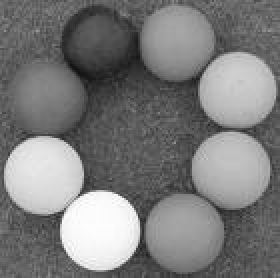
%> input picture Image Processing/balls1.tiff, 140 x 139 px (shown 2 times larger)
$ octave --eval "result = gaussEnhance(imread('../balls1.tiff'));"   (GNU Octave 9; MATLAB toolbox functions it lacks are replaced by stand-ins)
%> lines starting %> are read from the running program, lines starting %| are printed output that depends on the picture
### Image Processing/ex2/myMedian.m
function [newImg] = myMedian(img, rows, cols)

newImg = img;
%newImg = zeros(size(img));
% get the size of the image
[imgRows, imgCols] = size(img);
for i = 1:1:(imgRows - rows)
    for j = 1:1:(imgCols - cols)
        % get the median of the image in the borders of the filter
        median = myMedianCalc(img(i:1:i + rows - 1, j:1:j+cols - 1));
        % put the median value in the center of the filter
        newImg(i + floor(rows/2), j + floor(cols/2)) = median;
    end
end
end


% [22 lines of commented-out code are left out]

% [12 lines left out: function myMedianCalc, not called in this run]

### Image Processing/ex2/gaussEnhance.m
function [eImg, nImg] = gaussEnhance (img)
%
% the function uses 9 filters:
% three of the filters are myMedian filter of square sizes 3,5 and 7.
% we used vertical and horizontal masks to highlight the enterance of the
% house, and the sky.
% we also used diagonal filters to highlight the house roof (both
% directions).
% we used 2 average filters of square sizes 5 and 7 to give the pixel's
% surrounding a role in the pixel value (give it more volume).
[rows, cols] = size(img);
%> rows = 139; cols = 140
mean = 0;
var = 0.004;
% apply noise to the image
nImg = imnoise(img, 'gaussian', mean, var);
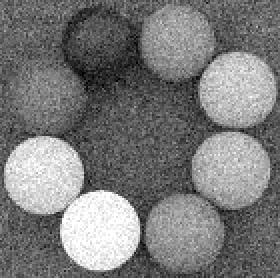
%> nImg: size 139x140 uint8 (shown 2 times larger); min 0, max 255, mean 122.8
% create masks
mask1=conv2(nImg,eye(7) / 7,'same');
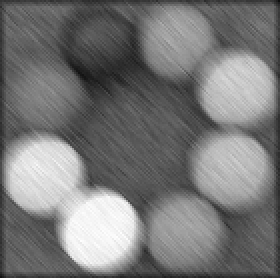
%> mask1: size 139x140 double (shown 2 times larger); min 13.43, max 255, mean 120.4
mask2=conv2(nImg,ones(7,1)/7,'same');
mask3=conv2(nImg,ones(1,9) / 9,'same');
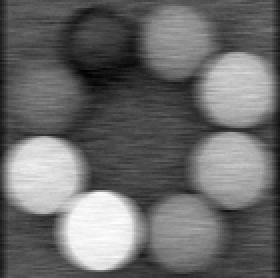
%> mask3: size 139x140 double (shown 2 times larger); min 24.11, max 255, mean 121.2; drawn with min black and max white
mask4=conv2(nImg,flipud(eye(7)) / 7,'same');
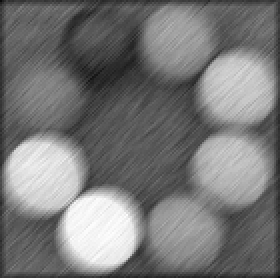
%> mask4: size 139x140 double (shown 2 times larger); min 11.86, max 254.9, mean 120.4
mask5 = myMedian(nImg, 3, 3);
%> after the loop in myMedian, `for i = 1:1:(imgRows - rows)`:
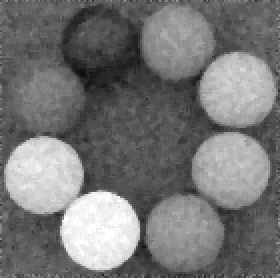
%> newImg: size 139x140 uint8 (shown 2 times larger); min 11, max 255, mean 117.9
mask6=conv2(nImg, ones(9,1) / 9,'same');
mask7=conv2(nImg,eye(5)/5,'same');
mask8 = myMedian(nImg, 5, 5);
%> call 2 of myMedian, with rows = 5, cols = 5
%> after the loop in myMedian (call 2), `for i = 1:1:(imgRows - rows)`:
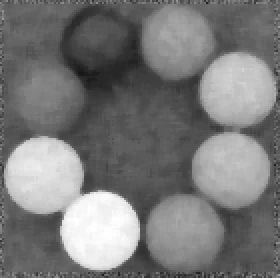
%> newImg: size 139x140 uint8 (shown 2 times larger); min 22, max 255, mean 121
mask9 = myMedian(nImg, 7, 7);
eImg = zeros(rows, cols);
% go over the picture and apply the best filter for each pixel
for r = 1 : rows
    for c = 1 : cols
        % create masks array
        convArr = [mask1(r, c), mask2(r, c),mask3(r, c),mask4(r, c),mask5(r, c),mask6(r, c),mask7(r, c),mask8(r, c),mask9(r, c)];
        % create error array
        errArr = abs(convArr - nImg(r, c));
        % choose the minimum error
        [bestVal, bestIndex] = min(errArr);
        eImg(r, c) = convArr(bestIndex);
    end
end
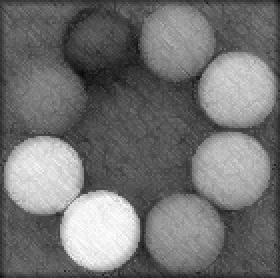
%> eImg: size 139x140 double (shown 2 times larger); min 11, max 255, mean 114.5
end

$ run again, on Image Processing/balls5.tiff
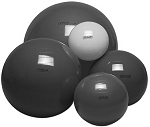
%> input picture Image Processing/balls5.tiff, 150 x 127 px
%> after the loop in myMedian (call 2), `for i = 1:1:(imgRows - rows)`:
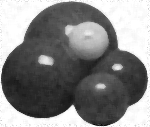
%> newImg: size 127x150 uint8; min 3, max 255, mean 133.8
%> after the loop in gaussEnhance, `for r = 1 : rows`:
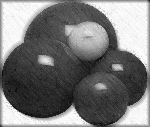
%> eImg: size 127x150 double; min 0, max 255, mean 121.5
